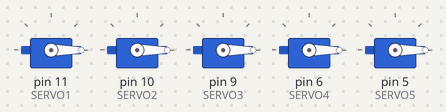
The sketch below on a simulated Arduino Uno, built with avr-gcc and run on an emulated ATmega328P. Parts: 5 × servo.

Above: at 0.05 s.
At 1.95 s:
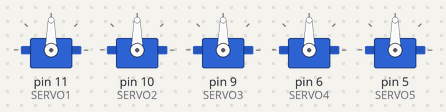
At 3.85 s:
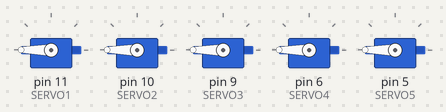
At 7.75 s:
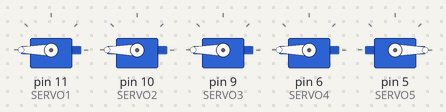
At 15.45 s:
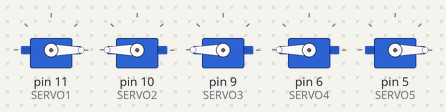
Timing chart, 0 to 20.2 s (numbered marks = the images above):
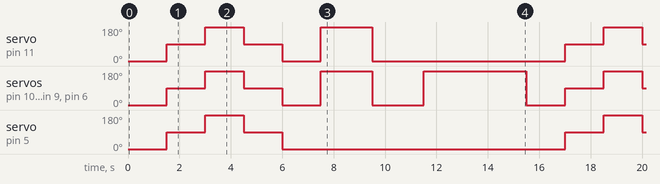

Measured:
- by itself, servo on pin 11 (SERVO1): repeats every 15.5 s: 180° 1.5 s, 90° 1.5 s, 0° 1.5 s, 180° 2.0 s, 0° 7.5 s, 90° 1.5 s
- by itself, servo on pin 5 (SERVO5): repeats every 15.5 s: 180° 1.5 s, 90° 1.5 s, 0° 11.0 s, 90° 1.5 s
- by itself, servo on pin 10 (SERVO2), servo on pin 9 (SERVO3), servo on pin 6 (SERVO4): repeats every 15.5 s: 180° 1.5 s, 90° 1.5 s, 0° 1.5 s, 180° 2.0 s, 0° 2.0 s, 180° 4.0 s, 0° 1.5 s, 90° 1.5 s

The sketch:

exercicio_4_codigo.ino
```cpp
#include <Servo.h>

#define SERVO1 11
#define SERVO2 10
#define SERVO3 9
#define SERVO4 6
#define SERVO5 5

Servo servos[5];

void setValues(int s1, int s2, int s3, int s4, int s5){
  servos[0].write(s1);
  servos[1].write(s2);
  servos[2].write(s3);
  servos[3].write(s4);
  servos[4].write(s5);
}

void setup()
{
  servos[0].attach(SERVO1);
  servos[1].attach(SERVO2);
  servos[2].attach(SERVO3);
  servos[3].attach(SERVO4);
  servos[4].attach(SERVO5);
}

void loop()
{
  //fechando e abrindo a mão
  setValues(0,0,0,0,0);
  delay(1500);
  setValues(90,90,90,90,90);
  delay(1500);
  setValues(180,180,180,180,180);
  delay(1500);
  setValues(90,90,90,90,90);
  delay(1500);
  setValues(0,0,0,0,0);
  delay(1500);

  //fazendo joinha
  setValues(180,180,180,180,0);
  delay(2000);

  //abrindo a mão
  setValues(0,0,0,0,0);
  delay(2000);

  //Expressão hang loose
  setValues(0,180,180,180,0);
  delay(4000);
}
```
